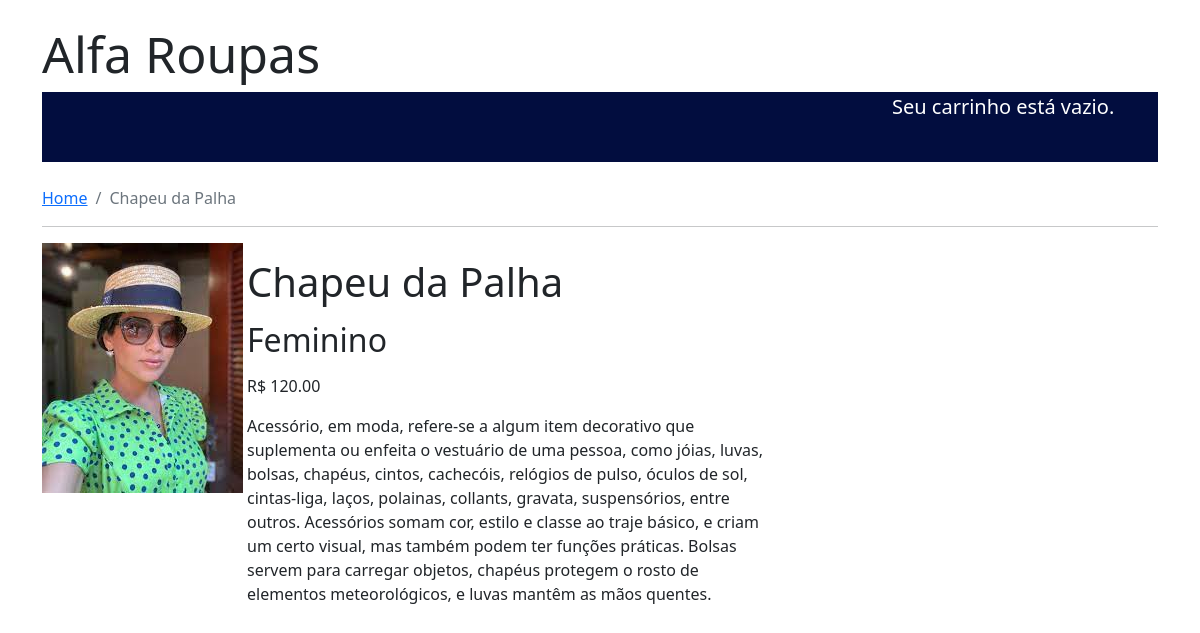
The page /6/chapeu-da-palha/ on the database its author committed.
### shop/models.py (models this page shows, shortened)
class Product(models.Model):
    category=models.ForeignKey(Category, related_name='products', on_delete=models.CASCADE)
    name= models.CharField(max_length=200, db_index=True)
    slug = models.SlugField(max_length=200, db_index=True)
    imagem=models.ImageField(upload_to='products/%y/%m/%d', blank='True')
    description=models.TextField(blank=True)
    price=models.DecimalField(max_digits=10, decimal_places=2)
    available=models.BooleanField(default=True)
    created=models.DateTimeField(auto_now_add=True)
    updated=models.DateTimeField(auto_now=True)
    class Meta:
        ordering =('name',)
        index_together=(('id','slug'),)

class Category(models.Model):
    name= models.CharField(max_length=200, db_index=True)
    slug= models.SlugField(max_length=200, unique=True)
    class Meta:
        ordering=('name',)
        verbose_name='category'
        verbose_name_plural='categories'
    def __str__(self):
        return self.name
    def get_absolute_url(self):
        return reverse('shop:product_list_by_category',args=[self.slug])

### shop/views.py (the view)
# urls.py: path('<int:id>/<slug:slug>/', views.product_detail, name='product_detail'),
def product_detail(request, id, slug):
    product =get_object_or_404(Product, id=id, slug=slug, available=True)
    return render(request, 'shop/product/detail.html', {'product':product})

### shop/templates/shop/product/detail.html (shortened to what this page needs)
{% extends 'shop/base.html' %}
{% load static %}
{% block content %}
<br>
<nav aria-label="breadcrumb">
    <ol class="breadcrumb">
       <li class="breadcrumb-item"><a href="/">Home</a></li>
       <li class="breadcrumb-item active" aria-current="page">{{ product.name }}</li>
    </ol>
</nav>
<hr>
<div class="row">
    <div class="col-12">
        <div class="row">
            <div class="col-2"><img src="{% if product.imagem %}{{ product.imagem.url }}{% else %}{% static 'img/no_imagem.jpg' %}{% endif %}"></div>
            <div class="col-6">
                <h1 style="margin-left: 15px; margin-top:15px;">{{ product.name }}</h1>
                <h2 style="margin-left: 15px; margin-top:15px;">{{product.category}}</h2>
                <p style="margin-left: 15px; margin-top:15px;">
                    R$ {{ product.price }}
                    <br>
                </p>
                 <p style="margin-left: 15px; margin-top:15px;"> {{ product.description }}</p>
            </div>
        </div>
    </div>
</div>
<div style="height:50px;">
</div>
{% endblock %}

### rows shown on the page
Product: name "Chapeu da Palha", imagem (picture), category "Feminino", price "120.00", description "Acessório, em moda, refere-se a algum item decorativo que suplementa ou enfeita o vestuário de uma pessoa, como jóias, luvas, bolsas, chapéus, cintos, cachecóis, relógios de pulso, óculos de sol, cintas-liga, laços, polainas, collants, gravata, suspensórios, entre outros. Acessórios somam cor, estilo e classe ao traje básico, e criam um certo visual, mas também podem ter funções práticas. Bolsas servem para carregar objetos, chapéus protegem o rosto de elementos meteorológicos, e luvas mantêm as mãos quentes."
